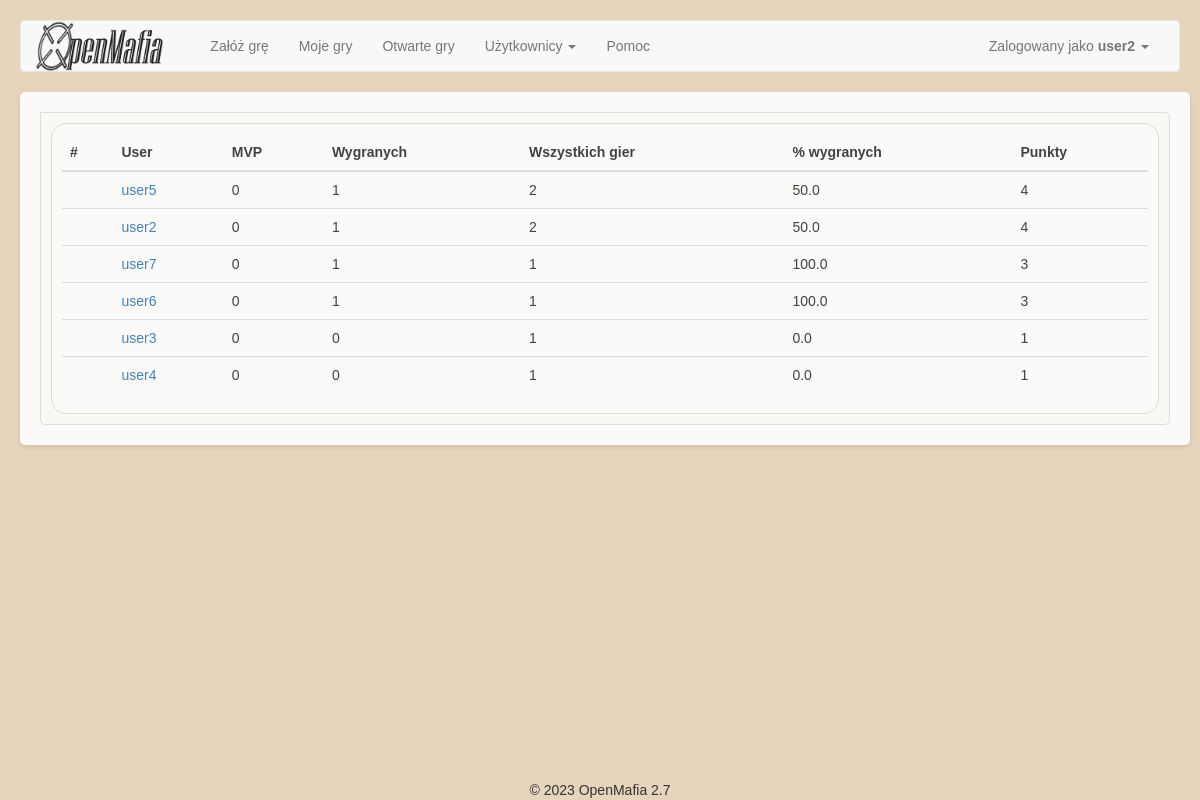
The app's page /user/toplist (signed in) with its own data.
### app/Engine/DB/models.py (models this page shows, shortened)
class User(db.Model):
    __tablename__ = 'User'
    id = db.Column(db.Integer, primary_key=True)
    user = db.Column(db.String(64), unique=True)
    password = db.Column(db.String(500))
    name = db.Column(db.String(500))
    email = db.Column(db.String(120), unique=True)
    is_active = db.Column(db.Boolean)
    def is_active(self):
        return True

### app/User/views.py (the view)
@UserModule.route('/toplist', methods=['GET', 'POST'])
@UserModule.route('/toplist/<page>', methods=['GET', 'POST'])
@login_required
def user_toplist(page=1):
    page = int(page)
    game_api = GameApi()
    game_players = game_api.get_game_players()
    users = extract_users_data_from_db_game_players(game_players)
    users = add_calculated_users_data(users)
    users = {k: v for k, v in sorted(users.items(), key=lambda item: item[1]['OM_points'], reverse=True)}
    return render_template('User_toplist.html',
                           users=users)

### app/Engine/DB/db_api.py (called while the page is built)
    def get_game_players(self):
        game_players = GamePlayer.query.all()
        game_players = [gp for gp in game_players if gp.game.status.name == 'finished' and gp.game.game_type.name == 'classic']
        return game_players

### app/User/views.py (called while the page is built)
def add_calculated_users_data(users):
    for user in users:
        users[user]['won_percentage'] = round(users[user]['games_won'] / users[user]['games_played'] * 100, 2)
        users[user]['OM_points'] = users[user]['games_played'] + users[user]['games_won'] * 2 + users[user]['games_mvp'] * 7
    return users

### app/views.py (called while the page is built)
@app.before_request
def before_request():
    g.user = current_user

@lm.user_loader
def load_user(id):
    return User.query.get(int(id))

### app/User/templates/User_toplist.html (shortened to what this page needs)
{% extends "base.html" %}
{% import "bootstrap/wtf.html" as wtf %}
{% block styles %}
{{ super() }}
<link rel="stylesheet" type="text/css" href="{{ url_for('User.static', filename='css/styles.css') }}">
{% endblock %}
{%block main_content%}
<div class="tabs">
  <div class="tab-content">
    <div id="general" class="active">
      <div class="content-box">
        <table class="table table-hover">
          <thead>
            <tr>
              <th scope="col">#</th>
              <th scope="col">User</th>
              <th scope="col">MVP</th>
              <th scope="col">Wygranych</th>
              <th scope="col">Wszystkich gier</th>
              <th scope="col">% wygranych</th>
              <th scope="col">Punkty</th>
            </tr>
          </thead>
          <tbody>
          {% for user in users %}
            <tr>
             <th scope="row">{{ users[user].id }}</th>
                <td><a href="{{url_for('User.user_main', user_id=user)}}">{{ users[user]['user_name'] }}</a></td>
                <td>{{ users[user]['games_mvp'] }}</td>
                <td>{{ users[user]['games_won'] }}</td>
                <td>{{ users[user]['games_played'] }}</td>
                <td>{{ users[user]['won_percentage'] }}</td>
                <td title="MVP=10p, wygrana=3p, przegrana=1p">{{ users[user]['OM_points'] }}</td>
            </tr>
          {% endfor %}
          </tbody>
        </table>
      </div>
    </div>
  </div>
</div>
{%endblock%}

### app/templates/base.html (shortened to what this page needs)
{% extends "bootstrap/base.html" %}
{% block styles %}
{{ super() }}
<link rel="stylesheet" type="text/css" href="{{ url_for('static', filename='css/base_styles.css') }}">
<link rel="stylesheet" type="text/css" href="{{ url_for('static', filename='css/bootstrap_table.css') }}">
{% endblock %}
{% block navbar %}
<nav class="navbar navbar-default" id="nav">
	<div class="container-fluid">
	  <div class="navbar-header">
		<a href="/"><img height="50" style="padding-right: 32px" src="{{ url_for('static', filename='images/logo.png') }}"/></a>
	  </div>
	  <div class="collapse navbar-collapse" id="bs-example-navbar-collapse-1">
		<ul class="nav navbar-nav">
			<li {{ 'class=active' if request.endpoint == 'SetupGameModule.setup_game' }} ><a href="{{ url_for('SetupGameModule.setup_game')}}">Załóż grę</a></li>
			<li><a href="{{ url_for('SetupGameModule.game_list')}}/my_games">Moje gry</a></li>
			<li><a href="{{ url_for('SetupGameModule.game_list')}}/open_games">Otwarte gry</a></li>
			<li class="dropdown">
				<a href="#" class="dropdown-toggle" data-toggle="dropdown" role="button" aria-haspopup="true" aria-expanded="false">Użytkownicy <span class="caret"></span></a>
			</li>
			<li><a href="{{ url_for('help_page')}}">Pomoc</a></li>
		</ul>
		<ul class="nav navbar-nav navbar-right">
		  <li><a href="#"></a></li>
		  <li class="dropdown">
			<a href="#" class="dropdown-toggle" data-toggle="dropdown" role="button" aria-haspopup="true" aria-expanded="false">
				{% if current_user.is_authenticated %}
				Zalogowany jako <b>{{ current_user.user }}</b>
				{% else %}
					Gość
				{% endif %}
				<span class="caret"></span>
			</a>
		  </li>
		</ul>
	  </div>
	</div>
  </nav>
{% endblock %}
{%block content %}
<div class="container">
	{%block main_content%}{%endblock%}
</div>
{% block footer %}
<div class="footer">&copy; 2023 OpenMafia 2.7</div>
{%- endblock footer %}
{%endblock%}

### app/static/css/base_styles.css (style rules this page uses)
.footer { position: fixed; left: 0; bottom: 0; width: 100%; text-align: center; text-size: small; }
@media (min-width: 768px) { body { font-family: Arial, sans-serif; background-color: rgb(230, 212, 188); margin: 0; padding: 20px; height: 100vh; } }
@media (min-width: 768px) { .container { margin: 0 auto; background-color: #ffffff; border-radius: 5px; padding: 20px; box-shadow: 0 2px 6px rgba(0, 0, 0, 0.1); opacity: 0.9; } }

### app/User/static/css/styles.css (style rules this page uses)
.tab-content { border: 1px solid #ddd; padding: 10px; border-radius: 5px; border-top-left-radius: 0px; background-color: #fcfcfc; }
.tab-content > div { display: none; }
.tab-content > div.active { display: block; }
.content-box { background-color: #fff; border: 1px solid #ddd; border-radius: 15px; padding: 10px; margin-bottom: 10px; }
.tab-content .content-box:last-of-type { margin-bottom: 0px; }

### records on screen
User: user "user2", name "user2"
User: name "user5"
User: name "user7"
User: name "user6"
User: name "user3"
User: name "user4"

### other values on screen
{{ users[user]['games_mvp'] }} "0" "0" "0" "0" "0" "0"
{{ users[user]['games_won'] }} "1" "1" "1" "1" "0" "0"
{{ users[user]['games_played'] }} "2" "2" "1" "1" "1" "1"
{{ users[user]['won_percentage'] }} "50.0" "50.0" "100.0" "100.0" "0.0" "0.0"
{{ users[user]['OM_points'] }} "4" "4" "3" "3" "1" "1"
